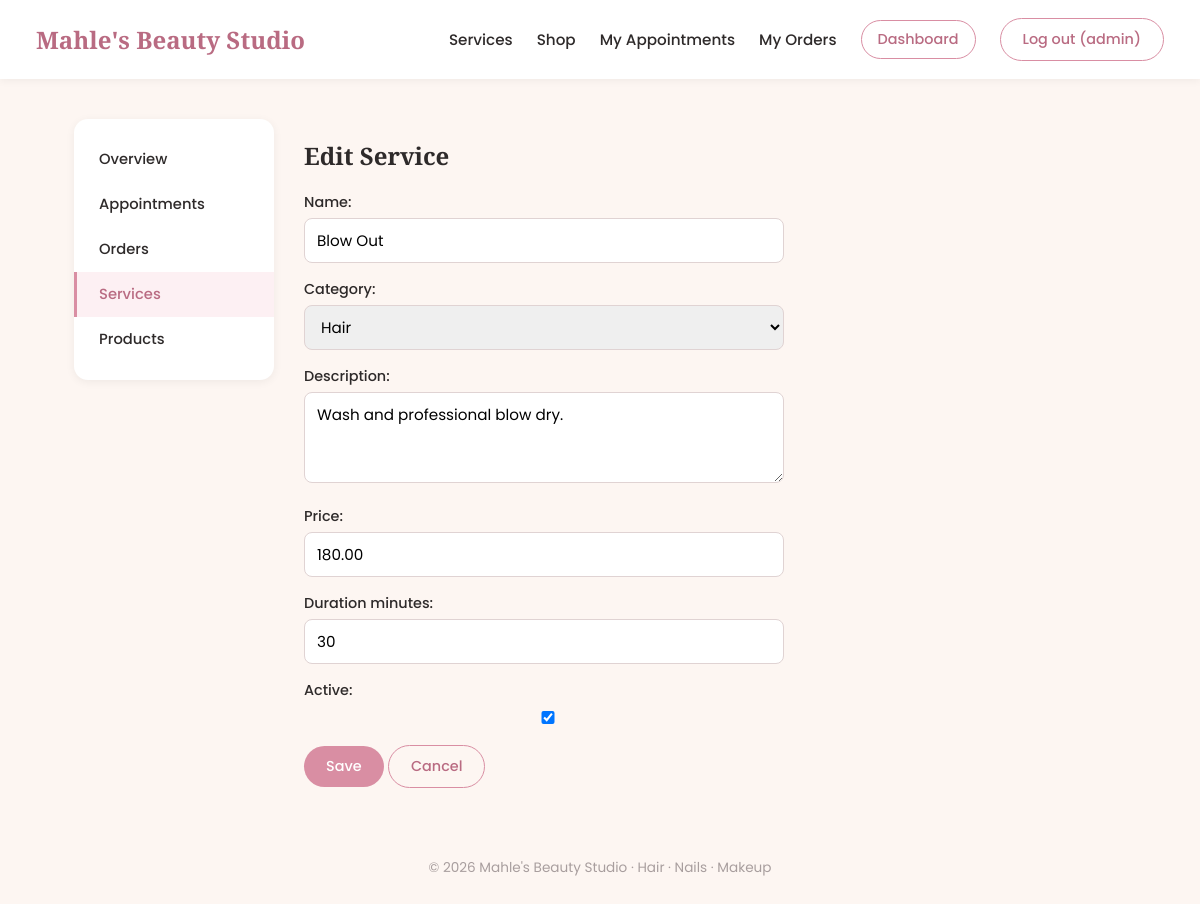
Screenshot of /dashboard/services/2/edit/ (signed in) with the database file from the repository.
### salon/models.py (models this page shows, shortened)
class Service(models.Model):
    CATEGORY_CHOICES = [
        ("hair", "Hair"),
        ("nails", "Nails"),
        ("makeup", "Makeup"),
        ("other", "Other"),
    ]
    name = models.CharField(max_length=120)
    category = models.CharField(max_length=20, choices=CATEGORY_CHOICES, default="other")
    description = models.TextField(blank=True)
    price = models.DecimalField(max_digits=8, decimal_places=2)
    duration_minutes = models.PositiveIntegerField(default=30)
    active = models.BooleanField(default=True)
    class Meta:
        ordering = ["category", "name"]

### salon/dashboard.py (the view)
# urls.py: path("dashboard/services/<int:pk>/edit/", dashboard.service_edit, name="dashboard_service_edit"),
@superuser_required
def service_edit(request, pk):
    service = get_object_or_404(Service, pk=pk)
    if request.method == "POST":
        form = ServiceForm(request.POST, instance=service)
        if form.is_valid():
            form.save()
            messages.success(request, "Service updated.")
            return redirect("dashboard_services")
    else:
        form = ServiceForm(instance=service)
    return render(request, "dashboard/service_form.html", {"form": form, "title": "Edit Service", "active": "services"})

### salon/forms.py
class ServiceForm(forms.ModelForm):
    class Meta:
        model = Service
        fields = ["name", "category", "description", "price", "duration_minutes", "active"]
        widgets = {
            "description": forms.Textarea(attrs={"rows": 3}),
        }

### salon/dashboard.py (called while the page is built)
def superuser_required(view_func):
    decorated = user_passes_test(lambda u: u.is_superuser, login_url="login")
    return login_required(decorated(view_func))

### salon/templates/dashboard/service_form.html (shortened to what this page needs)
{% extends "dashboard/base_dashboard.html" %}
{% block dash_content %}
<h2>{{ title }}</h2>
<form method="post" class="styled">
    {{ form.as_p }}
    <button type="submit" class="btn">Save</button>
    <a href="{% url 'dashboard_services' %}" class="btn btn-outline">Cancel</a>
</form>
{% endblock %}

### salon/templates/salon/base.html (shortened to what this page needs)
<!DOCTYPE html>
<html lang="en">
<head>
</head>
<body>
    <nav>
        <a class="brand" href="{% url 'home' %}">Mahle's Beauty Studio</a>
        <div class="links">
            <a href="{% url 'service_list' %}">Services</a>
            <a href="{% url 'product_list' %}">Shop</a>
            {% if user.is_authenticated %}
            <a href="{% url 'my_appointments' %}">My Appointments</a>
            <a href="{% url 'my_orders' %}">My Orders</a>
            {% if user.is_superuser %}
            <a href="{% url 'dashboard_home' %}" class="btn btn-outline" style="padding:8px 16px;">Dashboard</a>
            {% endif %}
            <form action="{% url 'logout' %}" method="post" style="display:inline; margin:0;">
                <button type="submit" class="btn btn-outline">Log out ({{ user.username }})</button>
            </form>
            {% else %}
            <a href="{% url 'login' %}">Log in</a>
            <a href="{% url 'signup' %}" class="btn">Sign up</a>
            {% endif %}
        </div>
    </nav>
    <div class="container">
        {% block content %}{% endblock %}
    </div>
    <footer>&copy; {% now "Y" %} Mahle's Beauty Studio &middot; Hair &middot; Nails &middot; Makeup</footer>
</body>
</html>

### salon/templates/salon/base.html (style rules this page uses)
:root { --pink: #d98ea3; --pink-dark: #b96b82; --cream: #fdf6f2; --charcoal: #2e2a2a; --gold: #c9a15a; }
* { box-sizing: border-box; }
body { margin: 0; font-family: 'Poppins', sans-serif; background: var(--cream); color: var(--charcoal); }
h1, h2, h3, .brand { font-family: 'Playfair Display', serif; }
nav { display: flex; align-items: center; justify-content: space-between; padding: 18px 36px; background: white; box-shadow: 0 2px 8px rgba(0, 0, 0, 0.05); position: sticky; top: 0; z-index: 10; }
nav .brand { font-size: 1.5rem; color: var(--pink-dark); text-decoration: none; font-weight: 700; }
nav .links { display: flex; gap: 24px; align-items: center; }
nav a { color: var(--charcoal); text-decoration: none; font-weight: 500; font-size: 0.95rem; }
.btn { display: inline-block; padding: 10px 22px; border-radius: 30px; background: var(--pink); color: white; text-decoration: none; border: none; font-family: 'Poppins', sans-serif; font-weight: 500; cursor: pointer; font-size: 0.9rem; transition: background 0.2s; }
.btn-outline { background: transparent; border: 1.5px solid var(--pink); color: var(--pink-dark); }
.container { max-width: 1100px; margin: 0 auto; padding: 40px 24px; }
form.styled { max-width: 480px; }
form.styled p { margin-bottom: 14px; }
form.styled label { display: block; margin-bottom: 5px; font-weight: 500; font-size: 0.9rem; }
form.styled input, form.styled select, form.styled textarea { width: 100%; padding: 10px 12px; border: 1px solid #e0d3d3; border-radius: 8px; font-family: 'Poppins', sans-serif; font-size: 0.95rem; }
footer { text-align: center; padding: 30px; color: #a89e9e; font-size: 0.85rem; }

### rows the page displays
Service: name "Blow Out", category "Hair", description "Wash and professional blow dry.", price "180.00", duration_minutes "30", active "☑"

### other values shown
{{ user.username }} "admin"
{{ title }} "Edit Service"
